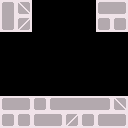

Rendered tile map (Tiled .tmx) drawn with the repository's tilesets; below, a short description and the full map source, tile grids included:
An orthogonal 16x16 tile map with 8x8 px tiles, 1 tile layer (Tile Layer 1).

<map version="1.0" tiledversion="1.1.3" orientation="orthogonal" renderorder="right-down" width="16" height="16" tilewidth="8" tileheight="8" infinite="0" nextobjectid="1">
 <tileset firstgid="1" name="tiles" tilewidth="8" tileheight="8" tilecount="256" columns="16">
  <image source="../pub/assets/tiles.png" width="128" height="128" />
 </tileset>
 <layer name="Tile Layer 1" width="16" height="16">
  <data encoding="csv">
197,198,199,200,0,0,0,0,0,0,0,0,193,194,195,196,
213,214,215,216,0,0,0,0,0,0,0,0,209,210,211,212,
229,230,231,232,0,0,0,0,0,0,0,0,225,226,227,228,
245,246,247,248,0,0,0,0,0,0,0,0,241,242,243,244,
0,0,0,0,0,0,0,0,0,0,0,0,0,0,0,0,
0,0,0,0,0,0,0,0,0,0,0,0,0,0,0,0,
0,0,0,0,0,0,0,0,0,0,0,0,0,0,0,0,
0,0,0,0,0,0,0,0,0,0,0,0,0,0,0,0,
0,0,0,0,0,0,0,0,0,0,0,0,0,0,0,0,
0,0,0,0,0,0,0,0,0,0,0,0,0,0,0,0,
0,0,0,0,0,0,0,0,0,0,0,0,0,0,0,0,
0,0,0,0,0,0,0,0,0,0,0,0,0,0,0,0,
193,194,195,196,227,228,227,194,195,194,194,194,195,228,199,200,
209,210,211,212,243,244,243,210,211,210,211,210,211,244,215,216,
225,226,227,228,193,194,195,196,231,232,225,226,193,195,195,196,
241,242,243,244,209,211,211,212,247,248,241,242,209,210,211,212
</data>
 </layer>
</map>
